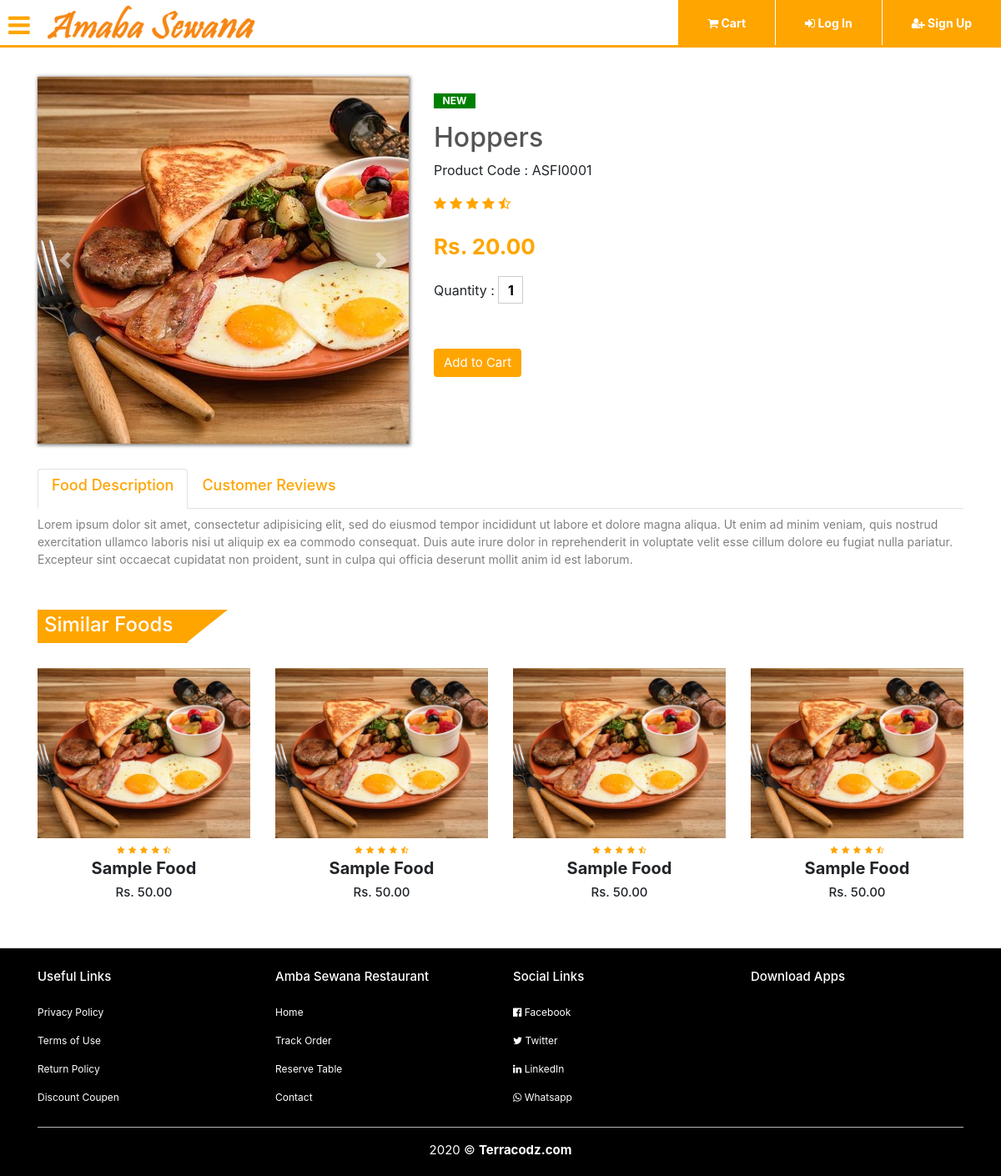
The app's page /restaurant/product.php?id=2 with its own data.
### tables this page shows
CREATE TABLE `foods` (
  `id` int(11) NOT NULL,
  `name` varchar(50) NOT NULL,
  `cat_id` int(11) NOT NULL,
  `price` varchar(255) NOT NULL,
  `thumbnail` varchar(255) NOT NULL,
  `description` varchar(500) NOT NULL,
  `qty` int(11) NOT NULL
);

### restaurant/product.php (the view, shortened to what this page needs)
<?php include('inc/connection.php'); ?>
<?php include('inc/product_nav.php'); ?>
<?php
if (isset($_GET['id']) && !empty($_GET['id'])) {
	$id = $_GET['id'];
	$foodsql = "SELECT * FROM foods WHERE id = $id";
	$result = mysqli_query($connection, $foodsql);
	$foodrow = mysqli_fetch_assoc($result);
}else{
	header('Location:foods.php');
}
 ?>
<section class="single-product">
	<div class="container">
		<div class="row">
			<div class="col-md-5">
				<div id="product-slider" class="carousel slide" data-ride="carousel">
				  <div class="carousel-inner">
				    <div class="carousel-item active">
				      <img src="<?=$foodrow['thumbnail']?>" class="d-block" alt="...">
				    </div>
				  </div>
				  <a class="carousel-control-prev" href="#product-slider" role="button" data-slide="prev">
				    <span class="carousel-control-prev-icon" aria-hidden="true"></span>
				  </a>
				  <a class="carousel-control-next" href="#product-slider" role="button" data-slide="next">
				    <span class="carousel-control-next-icon" aria-hidden="true"></span>
				  </a>
				</div>
			</div>
			<div class="col-md-7">
				<p class="new-arrival text-center">NEW</p>
				<h2 class="food-title"><?php echo $foodrow['name']; ?></h2>
				<p>Product Code : ASFI0001</p>
				<i class="fa fa-star"></i>
				<i class="fa fa-star"></i>
				<i class="fa fa-star"></i>
				<i class="fa fa-star"></i>
				<i class="fa fa-star-half-o"></i>
				<p class="price">Rs. <?php echo number_format($foodrow['price'],2); ?></p>
				<form>
				<label>Quantity :</label>
				<input type="numer" name="qty" class="" value="1"><br>
				<button type="submit" class="btn btn-primary">Add to Cart</button>
				</form>
			</div>
		</div>
	</div>
</section>
<section class="product-description">
	<div class="container">
	<ul class="nav nav-tabs" id="myTab" role="tablist">
	  <li class="nav-item">
	    <a class="nav-link active" id="home-tab" data-toggle="tab" href="#home" role="tab" aria-controls="home" aria-selected="true"><h2 style="color: orange; font-size: 18px;">Food Description</h2></a>
	  </li>
	  <li class="nav-item">
	    <a class="nav-link" id="profile-tab" data-toggle="tab" href="#profile" role="tab" aria-controls="profile" aria-selected="false"><h2 style="color: orange; font-size: 18px;">Customer Reviews</h2></a>
	  </li>
	</ul>
	<div class="tab-content" id="myTabContent">
	  <div class="tab-pane fade show active" id="home" role="tabpanel" aria-labelledby="home-tab">
	  	<p class="description mt-2"><?php echo $foodrow['description'] ?></p>
	  </div>
	</div>
	</div>
</section>
<section class="more-foods">
	<div class="container">
		<div class="title-box">
			<h2>Similar Foods</h2>
		</div>
		<div class="row">
			<div class="col-md-3">
				<div class="product-top">
					<img src="img/product/p1.jpg">
				</div>
				<div class="product-bottom text-center">
					<i class="fa fa-star"></i>
					<i class="fa fa-star"></i>
					<i class="fa fa-star"></i>
					<i class="fa fa-star"></i>
					<i class="fa fa-star-half-o"></i>
					<h3>Sample Food</h3>
					<h5>Rs. 50.00</h5>
				</div>
			</div>
			<div class="col-md-3">
				<div class="product-top">
					<img src="img/product/p1.jpg">
				</div>
				<div class="product-bottom text-center">
					<i class="fa fa-star"></i>
					<i class="fa fa-star"></i>
					<i class="fa fa-star"></i>
					<i class="fa fa-star"></i>
					<i class="fa fa-star-half-o"></i>
					<h3>Sample Food</h3>
					<h5>Rs. 50.00</h5>
				</div>
			</div>
			<div class="col-md-3">
				<div class="product-top">
					<img src="img/product/p1.jpg">
				</div>
				<div class="product-bottom text-center">
					<i class="fa fa-star"></i>
					<i class="fa fa-star"></i>
					<i class="fa fa-star"></i>
					<i class="fa fa-star"></i>
					<i class="fa fa-star-half-o"></i>
					<h3>Sample Food</h3>
					<h5>Rs. 50.00</h5>
				</div>
			</div>
			<div class="col-md-3">
				<div class="product-top">
					<img src="img/product/p1.jpg">
				</div>
				<div class="product-bottom text-center">
					<i class="fa fa-star"></i>
					<i class="fa fa-star"></i>
					<i class="fa fa-star"></i>
					<i class="fa fa-star"></i>
					<i class="fa fa-star-half-o"></i>
					<h3>Sample Food</h3>
					<h5>Rs. 50.00</h5>
				</div>
			</div>
		</div>
	</div>
</section>
<?php include('inc/footer.php'); ?>

### restaurant/css/style.css (style rules this page uses)
* { margin: 0; padding: 0; }
body { background-color: #f1f3f4; font-family: sans-serif; }
.carousel { z-index: 0; box-shadow: 1px 1px 4px 1px rgba(0,0,0,0.5); }
.title-box { background: orange; color: #fff; font-weight: bold; width: 180px; padding: 4px 8px; height: 40px; margin-bottom: 30px; display: flex; }
.title-box h2 { font-size: 24px; }
.title-box::after { content: ''; border-top: 40px solid orange; border-right: 50px solid transparent; position: absolute; display: flex; margin-top: -4px; margin-left: 170px; }
.product-top img { width: 100%; }
.product-bottom .fa { color: orange; font-size: 10px; }
.product-bottom h3 { font-size: 20px; font-weight: bold; }
.product-bottom h5 { font-size: 15px; }
.more-foods { margin: 50px 0; }
.single-product { margin-top:35px; }
.new-arrival { background: green; width: 50px; color: #fff; font-size: 12px; font-weight: bold; margin-top: 20px; }
.food-title { color: #555; }
.single-product .fa { color: orange; }
.single-product .price { font-size: 26px; color: orange; font-weight: bold; padding-top: 20px; }
.single-product input { border: 1px solid #ccc; font-weight: bold; height: 33px; text-align: center; width: 30px; }
.single-product button { background: orange !important; border: none; font-size: 15px;margin-top: 50px; box-shadow: none !important; }
.product-description { margin: 30px 0; }
.product-description h2 { color: orange; font-size: 18px; }
.description { color: grey; font-size: 14px; }
ul { list-style: none; }

### records on screen
foods: thumbnail (picture), name "Hoppers", price "20.00", description "Lorem ipsum dolor sit amet, consectetur adipisicing elit, sed do eiusmod tempor incididunt ut labore et dolore magna aliqua. Ut enim ad minim veniam, quis nostrud exercitation ullamco laboris nisi ut aliquip ex ea commodo consequat. Duis aute irure dolor in reprehenderit in voluptate velit esse cillum dolore eu fugiat nulla pariatur. Excepteur sint occaecat cupidatat non proident, sunt in culpa qui officia deserunt mollit anim id est laborum."
